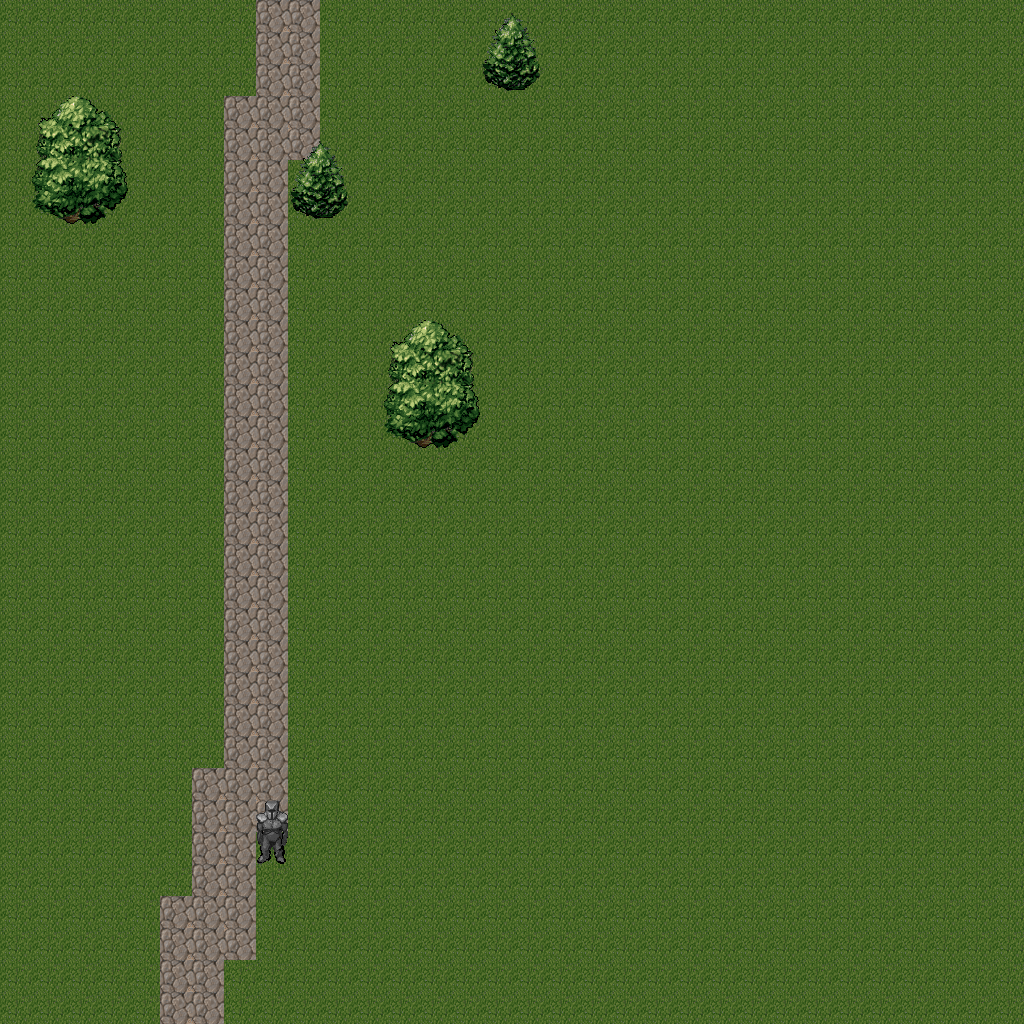

The image is a tile-based game level rendered from a .tmx file. Its description and source (layers, tilesets, objects; grid data summarised) follow:
An orthogonal 32x32 tile map with 32x32 px tiles, 2 tile layers (Tile Layer 1, Tile Layer 2) and 2 objects (Spawn, Exit).

<map version="1.0" orientation="orthogonal" width="32" height="32" tilewidth="32" tileheight="32">
 <tileset firstgid="1" name="Tiles" tilewidth="32" tileheight="32">
  <image source="image.png" width="512" height="512" />
 </tileset>
 <layer name="Tile Layer 1" width="32" height="32">
  <data>[1024 cells, 1024 non-empty, 4 distinct tile ids]</data>
 </layer>
 <layer name="Tile Layer 2" width="32" height="32">
  <data>[1024 cells, 38 non-empty, 20 distinct tile ids]</data>
 </layer>
 <objectgroup name="Object Layer" width="32" height="32">
  <object name="Spawn" type="Spawn" x="128" y="896" width="160" height="128" />
  <object name="Exit" type="Exit" x="192" y="32" width="192" height="128">
   <properties>
    <property name="exit" value="untitled.tmx" />
    <property name="location" value="Exit" />
   </properties>
  </object>
 </objectgroup>
</map>
